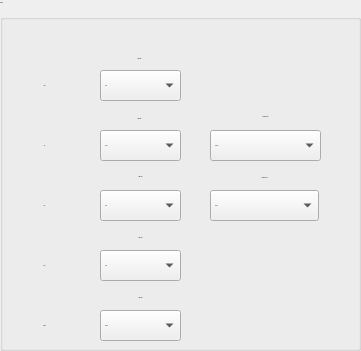
       <widget class="QGroupBox" name="groupBox_6">
        <property name="geometry">
         <rect>
          <x>570</x>
          <y>230</y>
          <width>361</width>
          <height>351</height>
         </rect>
        </property>
        <property name="font">
         <font>
          <pointsize>-1</pointsize>
          <weight>50</weight>
          <italic>false</italic>
          <bold>false</bold>
         </font>
        </property>
        <property name="title">
         <string>Tuning</string>
        </property>
        <property name="alignment">
         <set>Qt::AlignLeading|Qt::AlignLeft|Qt::AlignVCenter</set>
        </property>
        <widget class="QComboBox" name="cbAmChStep">
         <property name="geometry">
          <rect>
           <x>210</x>
           <y>130</y>
           <width>111</width>
           <height>31</height>
          </rect>
         </property>
         <item>
          <property name="text">
           <string>2.5 kHz</string>
          </property>
         </item>
         <item>
          <property name="text">
           <string>5 kHz</string>
          </property>
         </item>
         <item>
          <property name="text">
           <string>9 kHz</string>
          </property>
         </item>
         <item>
          <property name="text">
           <string>10 kHz</string>
          </property>
         </item>
         <item>
          <property name="text">
           <string>12.5 kHz</string>
          </property>
         </item>
         <item>
          <property name="text">
           <string>15 kHz</string>
          </property>
         </item>
        </widget>
        <widget class="QLabel" name="lblAmDialStep">
         <property name="geometry">
          <rect>
           <x>100</x>
           <y>109</y>
           <width>79</width>
           <height>19</height>
          </rect>
         </property>
         <property name="text">
          <string>Dial Step</string>
         </property>
         <property name="alignment">
          <set>Qt::AlignCenter</set>
         </property>
        </widget>
        <widget class="QComboBox" name="cbAmDialStep">
         <property name="geometry">
          <rect>
           <x>100</x>
           <y>130</y>
           <width>81</width>
           <height>31</height>
          </rect>
         </property>
         <property name="currentText">
          <string notr="true">10 Hz</string>
         </property>
         <property name="maxVisibleItems">
          <number>2</number>
         </property>
         <item>
          <property name="text">
           <string>10 Hz</string>
          </property>
         </item>
         <item>
          <property name="text">
           <string>100 Hz</string>
          </property>
         </item>
        </widget>
        <widget class="QLabel" name="lblAmChStep">
         <property name="geometry">
          <rect>
           <x>210</x>
           <y>107</y>
           <width>111</width>
           <height>20</height>
          </rect>
         </property>
         <property name="text">
          <string>Channel Step</string>
         </property>
         <property name="alignment">
          <set>Qt::AlignCenter</set>
         </property>
        </widget>
        <widget class="QLabel" name="lblAMTuning">
         <property name="geometry">
          <rect>
           <x>10</x>
           <y>130</y>
           <width>69</width>
           <height>31</height>
          </rect>
         </property>
         <property name="text">
          <string>AM</string>
         </property>
         <property name="alignment">
          <set>Qt::AlignCenter</set>
         </property>
        </widget>
        <widget class="QLabel" name="lblFmDialStep">
         <property name="geometry">
          <rect>
           <x>100</x>
           <y>166</y>
           <width>81</width>
           <height>21</height>
          </rect>
         </property>
         <property name="text">
          <string>Dial Step</string>
         </property>
         <property name="alignment">
          <set>Qt::AlignCenter</set>
         </property>
        </widget>
        <widget class="QLabel" name="lblSSBTuning">
         <property name="geometry">
          <rect>
           <x>10</x>
           <y>70</y>
           <width>69</width>
           <height>31</height>
          </rect>
         </property>
         <property name="text">
          <string>SSB</string>
         </property>
         <property name="alignment">
          <set>Qt::AlignCenter</set>
         </property>
        </widget>
        <widget class="QLabel" name="lblSSBDialStep">
         <property name="geometry">
          <rect>
           <x>100</x>
           <y>49</y>
           <width>79</width>
           <height>19</height>
          </rect>
         </property>
         <property name="text">
          <string>Dial Step</string>
         </property>
         <property name="alignment">
          <set>Qt::AlignCenter</set>
         </property>
        </widget>
        <widget class="QComboBox" name="cbSSBDialStep">
         <property name="geometry">
          <rect>
           <x>100</x>
           <y>70</y>
           <width>81</width>
           <height>31</height>
          </rect>
         </property>
         <item>
          <property name="text">
           <string>2 Hz</string>
          </property>
         </item>
         <item>
          <property name="text">
           <string>5 Hz</string>
          </property>
         </item>
         <item>
          <property name="text">
           <string>10 Hz</string>
          </property>
         </item>
        </widget>
        <widget class="QLabel" name="lblDialDialStep">
         <property name="geometry">
          <rect>
           <x>10</x>
           <y>250</y>
           <width>69</width>
           <height>31</height>
          </rect>
         </property>
         <property name="text">
          <string>Dial</string>
         </property>
         <property name="alignment">
          <set>Qt::AlignCenter</set>
         </property>
        </widget>
        <widget class="QLabel" name="lblFMDialStep">
         <property name="geometry">
          <rect>
           <x>10</x>
           <y>190</y>
           <width>69</width>
           <height>31</height>
          </rect>
         </property>
         <property name="text">
          <string>FM</string>
         </property>
         <property name="alignment">
          <set>Qt::AlignCenter</set>
         </property>
        </widget>
        <widget class="QComboBox" name="cbDialDialStep">
         <property name="geometry">
          <rect>
           <x>100</x>
           <y>250</y>
           <width>81</width>
           <height>31</height>
          </rect>
         </property>
         <item>
          <property name="text">
           <string>2 Hz</string>
          </property>
         </item>
         <item>
          <property name="text">
           <string>5 Hz</string>
          </property>
         </item>
         <item>
          <property name="text">
           <string>10 Hz</string>
          </property>
         </item>
        </widget>
        <widget class="QComboBox" name="cbFmDialStep">
         <property name="geometry">
          <rect>
           <x>100</x>
           <y>190</y>
           <width>81</width>
           <height>31</height>
          </rect>
         </property>
         <item>
          <property name="text">
           <string>2 Hz</string>
          </property>
         </item>
         <item>
          <property name="text">
           <string>5 Hz</string>
          </property>
         </item>
         <item>
          <property name="text">
           <string>10 Hz</string>
          </property>
         </item>
        </widget>
        <widget class="QLabel" name="lblQuickDialStep">
         <property name="geometry">
          <rect>
           <x>10</x>
           <y>310</y>
           <width>69</width>
           <height>31</height>
          </rect>
         </property>
         <property name="text">
          <string>Qucik</string>
         </property>
         <property name="alignment">
          <set>Qt::AlignCenter</set>
         </property>
        </widget>
        <widget class="QComboBox" name="cbQuickDialStep">
         <property name="geometry">
          <rect>
           <x>100</x>
           <y>310</y>
           <width>81</width>
           <height>31</height>
          </rect>
         </property>
         <item>
          <property name="text">
           <string>50 kHz</string>
          </property>
         </item>
         <item>
          <property name="text">
           <string>100 kHz</string>
          </property>
         </item>
         <item>
          <property name="text">
           <string>500 khz</string>
          </property>
         </item>
        </widget>
        <widget class="QLabel" name="lblFmChStep">
         <property name="geometry">
          <rect>
           <x>210</x>
           <y>167</y>
           <width>109</width>
           <height>21</height>
          </rect>
         </property>
         <property name="text">
          <string>Channel Step</string>
         </property>
         <property name="alignment">
          <set>Qt::AlignCenter</set>
         </property>
        </widget>
        <widget class="QComboBox" name="cbFmChStep">
         <property name="geometry">
          <rect>
           <x>210</x>
           <y>190</y>
           <width>109</width>
           <height>31</height>
          </rect>
         </property>
         <item>
          <property name="text">
           <string>5 kHz</string>
          </property>
         </item>
         <item>
          <property name="text">
           <string>6.25 kHz</string>
          </property>
         </item>
         <item>
          <property name="text">
           <string>10 kHz</string>
          </property>
         </item>
         <item>
          <property name="text">
           <string>12.5 kHz</string>
          </property>
         </item>
         <item>
          <property name="text">
           <string>15 kHz</string>
          </property>
         </item>
         <item>
          <property name="text">
           <string>20 kHz</string>
          </property>
         </item>
         <item>
          <property name="text">
           <string>25 kHz</string>
          </property>
         </item>
        </widget>
        <widget class="QLabel" name="lblDialDialStep_2">
         <property name="geometry">
          <rect>
           <x>100</x>
           <y>227</y>
           <width>81</width>
           <height>21</height>
          </rect>
         </property>
         <property name="text">
          <string>Dial Step</string>
         </property>
         <property name="alignment">
          <set>Qt::AlignCenter</set>
         </property>
        </widget>
        <widget class="QLabel" name="lblDialDialStep_3">
         <property name="geometry">
          <rect>
           <x>100</x>
           <y>287</y>
           <width>81</width>
           <height>21</height>
          </rect>
         </property>
         <property name="text">
          <string>Dial Step</string>
         </property>
         <property name="alignment">
          <set>Qt::AlignCenter</set>
         </property>
        </widget>
       </widget>
